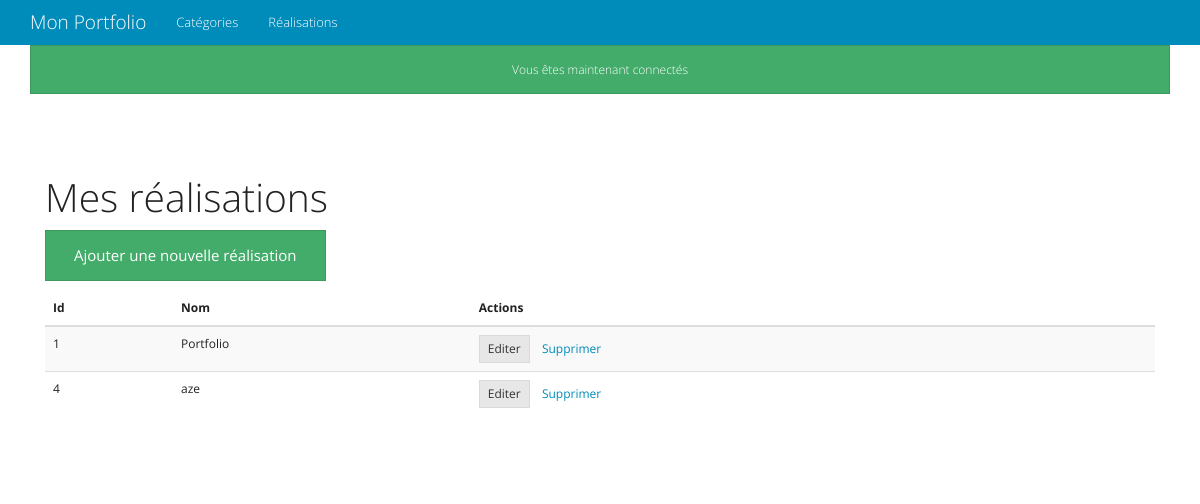
The page /admin/work.php (signed in) on the database as committed earlier.
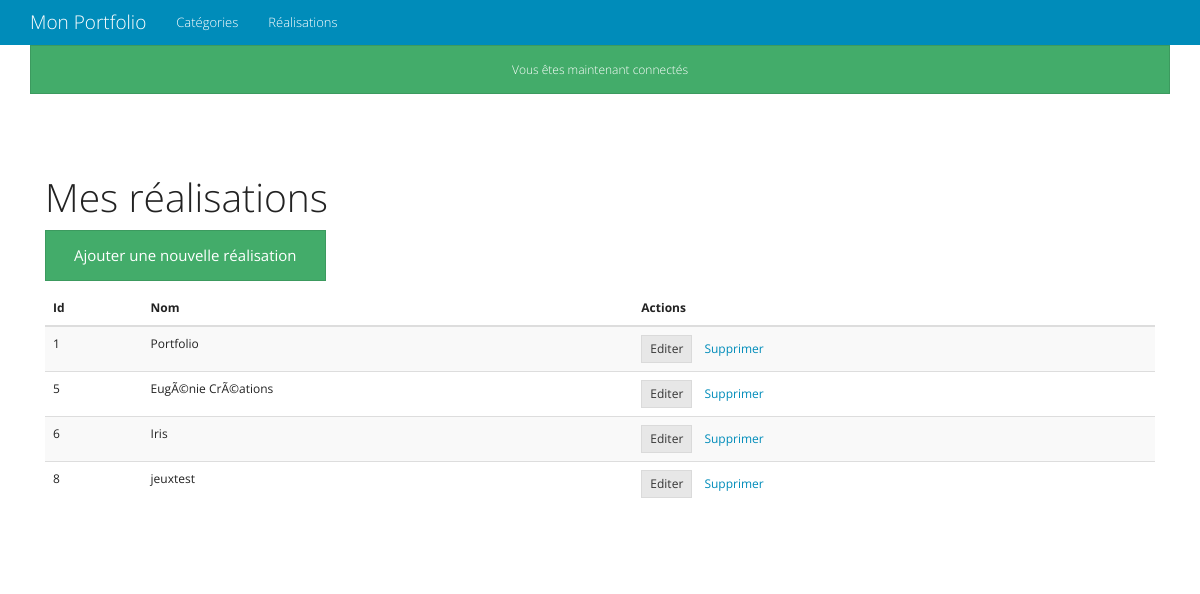
The same page on the database as committed later.
### tables this page shows
CREATE TABLE IF NOT EXISTS `port_works` (
  `id` int(11) NOT NULL AUTO_INCREMENT,
  `name` varchar(255) NOT NULL,
  `slug` varchar(255) NOT NULL,
  `content` longtext NOT NULL,
  `category_id` int(11) NOT NULL,
  `image_id` int(10) NOT NULL,
  PRIMARY KEY (`id`),
  KEY `categories_id` (`category_id`),
  KEY `image_id` (`image_id`)
);

### lib/auth.php (called while the page is built, shortened)
 <?php
function csrf(){
	return 'csrf=' . $_SESSION['csrf'];
}
 ?>

### admin/work.php (the view, shortened to what this page needs)
<?php
include '../lib/includes.php';
include '../partials/admin_header.php';
$select = $db->query('SELECT id, name, slug FROM port_works');
$works = $select->fetchAll();
?>
<h1>Mes réalisations</h1>
<p><a href="work_edit.php" class="btn btn-success">Ajouter une nouvelle réalisation</a></p>
<table class="table table-striped table-hover">
	<thead>
		<tr>
			<th>Id</th>
			<th>Nom</th>
			<th>Actions</th>
		</tr>
	</thead>
	<tbody>
		<?php foreach($works as $category): ?>
		<tr>
			<td><?= $category['id']; ?></td>
			<td><?= $category['name']; ?></td>
			<td>
					<a href="work_edit.php?id=<?= $category['id']; ?>" class ="btn btn-default btn-xs">
					Editer</a>
					<a href="?delete=<?= $category['id']; ?>&<?= csrf(); ?>" class="btn btn-error btn-xs"
					onclick="return confirm('Sur de supprimer ?');">Supprimer</a>
			</td>
		</tr>
		<?php endforeach; ?>
	</tbody>
</table>
<?php include '../partials/footer.php'; ?>

Rows that differ between the two databases and show on the page:
removed port_works: id "4", name "aze"
added port_works: id "5", name "EugÃ©nie CrÃ©ations"
added port_works: id "6", name "Iris"
added port_works: id "8", name "jeuxtest"
